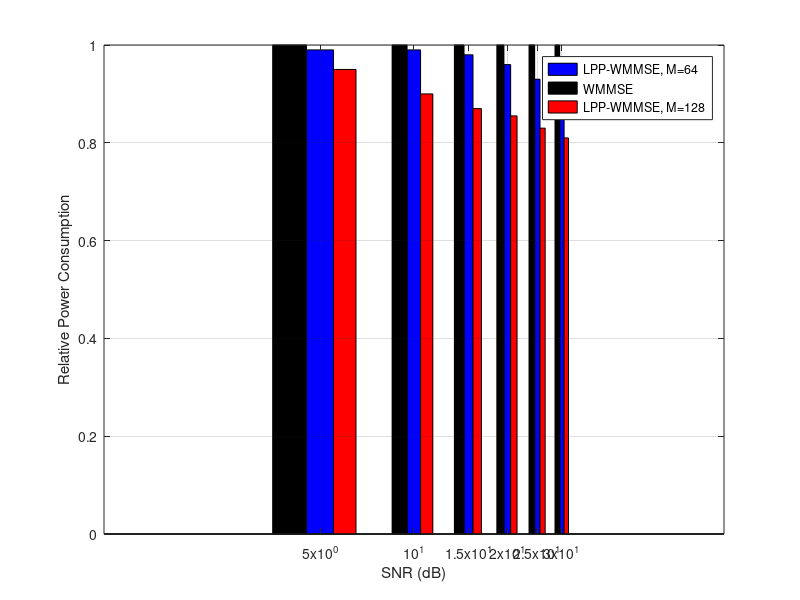

MATLAB code to generate this figure: (Note: this script raises an error after producing the figure.)
dB = [0 : 5 : 30];
rM8Q8C7 = [259, 340, 422, 510, 590, 650, 692];
wmmseM8Q8C7 = [278, 357, 430, 495, 536, 562, 584];

rM8Q16C7 = [289, 390, 482, 596, 722, 845, 957];

rM4Q5C7 = [130, 175, 233, 286, 315, 336, 342];
wmmseM4Q5C7 = [164, 213, 258, 290, 309, 315, 319];
% power consumption 100%

plot(dB, rM8Q16C7, '-o', dB, rM8Q8C7, '-s', dB, wmmseM8Q8C7, '-p', dB, rM4Q5C7, '-^', dB, wmmseM4Q5C7, '-d', 'LineWidth', 1.5);
legend('LPP-WMMSE, M=128, G=16', 'LPP-WMMSE, M=64, G=8', 'WMMSE, M=64', 'LPP-WMMSE, M=20, G=5', 'WMMSE, M=20');
grid on;
xlabel('SNR (dB)');
ylabel('System Throughput (bits per channel user)');

dB = [5 : 5 : 30];
rpcWMMSE = [1, 1, 1, 1, 1, 1];
rpcM8Q8C7 = [0.99 0.99 0.98 0.96, 0.93, 0.905];
rpcM8Q16C7 = [0.95 0.90 0.87 0.855 0.83 0.81];
bar1 = bar(dB, rpcM8Q8C7, 'BarWidth', 0.2, 'FaceColor', 'b');
hold on;
bar2 = bar(dB - 1, rpcWMMSE, 'BarWidth', 0.2, 'FaceColor', 'k');
hold on;
bar3 = bar(dB + 1, rpcM8Q16C7, 'BarWidth', 0.2, 'FaceColor', 'r');
xlabel('SNR (dB)');
ylabel('Relative Power Consumption');
grid on;
legend('LPP-WMMSE, M=64', 'WMMSE', 'LPP-WMMSE, M=128');

epsilon = [1e-1 1e-2 1e-3 1e-4 1e-5 1e-6 1e-7];
sM128 = [];
pM128b24 = [];
pM128b12 = [];
sM64 = [];
pM64b12 = [];
pM64b6 = [];
semilogx(epsilon, sM128, '-o', epsilon, pM128b24, '-s', epsilon, pM128b12, '-p', ...
         epsilon, sM64, '-^', epsilon, pM64b12, '-d', epsilon, pM64b6, '-h');
legend('Serial BCD, M=128', 'Parallel BCD, M=128, \beta_{ik}=24', 'Parallel BCD, M=128, \beta_{ik}=12', ...
       'Serial BCD, M=64', 'Parallel BCD, M=64, \beta_{ik}=12', 'Parallel BCD, M=64, \beta_{ik}=6');
xlabel('Stopping Criteria');
ylabel('Number of Itertations');
grid on;
